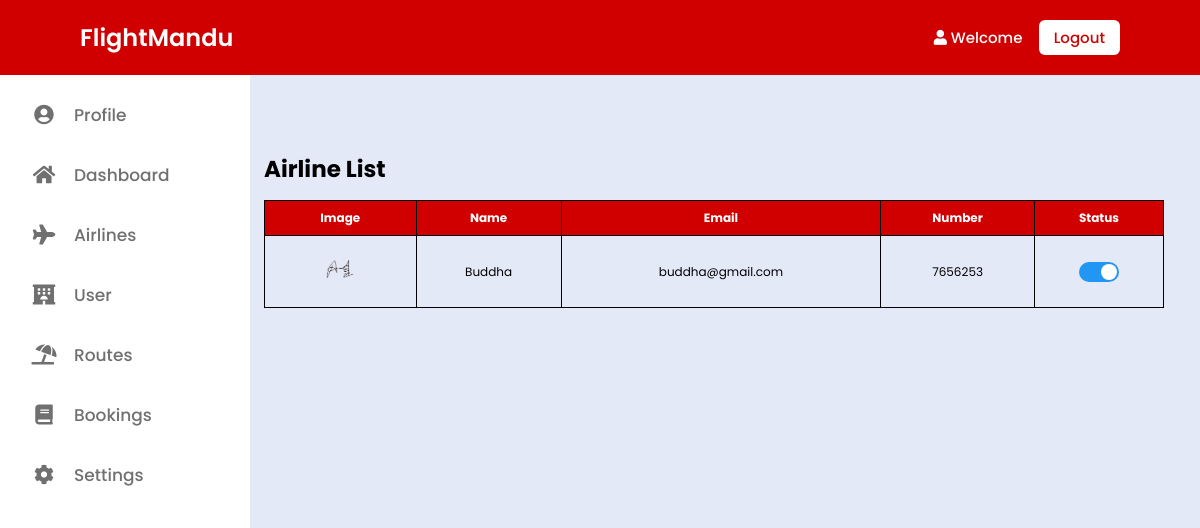
Screenshot of /airlinelist/ (signed in) with the database file from the repository.
### flightmandu/models.py (models this page shows, shortened)
class Airline(AbstractBaseUser):
    email = models.EmailField(unique=True)
    name = models.CharField(max_length=100)
    phone = models.CharField(max_length=20)
    is_active = models.BooleanField(default=True)
    is_staff = models.BooleanField(default=True)
    signup_timestamp = models.DateTimeField(default=timezone.now)
    image = models.ImageField(upload_to='airline_images/', blank=True, null=True)  # New image field
    objects = CustomUserManager()
    USERNAME_FIELD = 'email'
    REQUIRED_FIELDS = ['name', 'phone']

### flightmandu/views.py (the view)
# urls.py: path('airlinelist/', views.airlinelist, name='airlinelist'),
def airlinelist(request):
    if request.user.is_authenticated:
        airlines = Airline.objects.all()
        return render(request, 'admin/airlinelist.html', {'airlines': airlines})
    else:
        return redirect('adminlogin')

### templates/admin/airlinelist.html (shortened to what this page needs)
{% extends 'base.html' %}
{% load static %}
{% block content %}
<!DOCTYPE html>
<html lang="en">
<head>
</head>
<body>
    <div style="position: absolute; top: 19%; left: 22%; text-align: center; font-family: 'Poppins', sans-serif; font-size: 23px; font-weight: bold;">Airline List</div>
    <table>
        <thead>
            <tr>
                <th>Image</th>
                <th>Name</th>
                <th>Email</th>
                <th>Number</th>
                <th>Status</th>
            </tr>
        </thead>
        <tbody>
            {% for airline in airlines %}
            <tr>
                <td>
                    {% if airline.image %}
                        <img src="{{ airline.image.url }}" alt="Airline Image" style="width:50px;height:50px;">
                    {% else %}
                        <img src="https://via.placeholder.com/50" alt="No Image Available">
                    {% endif %}
                </td>
                <td>{{ airline.name }}</td>
                <td>{{ airline.email }}</td>
                <td>{{ airline.phone }}</td>
                <td>
                    <label class="switch">
                        <span class="slider"></span>
                    </label>
                </td>
            </tr>
            {% endfor %}
        </tbody>
    </table>
    {% include 'adminbase.html' %}
</body>
</html>
{% endblock %}

### static/css/style.css (style rules this page uses)
* { margin: 0; padding: 0; box-sizing: border-box; text-decoration: none; }
html { scroll-behavior: smooth; }

### static/css/menubar.css (style rules this page uses)
* { margin: 0; padding: 0; box-sizing: border-box; font-family: 'Poppins', sans-serif; }
:root { --body-color: #E4E9F7; --sidebar-color: #FFF; --primary-color: #d00000; --primary-color-light: #F6F5FF; --toggle-color: #DDD; --text-color: #707070; --tran-03: all 0.2s ease; --tran-03: all 0.3s ease; --tran-04: all 0.3s ease; --tran-05: all 0.3s ease; }
body { min-height: 100vh; background-color: var(--body-color); transition: var(--tran-05); }
.switch::before { content: ''; position: absolute; height: 15px; width: 15px; border-radius: 50%; top: 50%; left: 5px; transform: translateY(-50%); background-color: var(--sidebar-color); transition: var(--tran-04); }

### templates/admin/airlinelist.html (style rules this page uses)
table { width: 75%; position: absolute; top: 25%; left: 22%; border-collapse: collapse; }
th, td { padding: 8px; text-align: center; color: white; font-family: 'Poppins', sans-serif; border: 1.5px solid black; font-size: 12px; }
th { background-color: #d00000; }
td { color: black; }
.switch { position: relative; display: inline-block; width: 40px; height: 20px; }
.slider { position: absolute; cursor: pointer; top: 0; left: 0; right: 0; bottom: 0; background-color: #ccc; -webkit-transition: .4s; transition: .4s; border-radius: 20px; }
.slider:before { position: absolute; content: ""; height: 16px; width: 16px; left: 2px; bottom: 2px; background-color: white; -webkit-transition: .4s; transition: .4s; border-radius: 50%; }
input:checked + .slider { background-color: #2196F3; }
input:checked + .slider:before { -webkit-transform: translateX(20px); -ms-transform: translateX(20px); transform: translateX(20px); }

### rows the page displays
Airline: image (picture), name "Buddha", email "buddha@gmail.com", phone "7656253"
